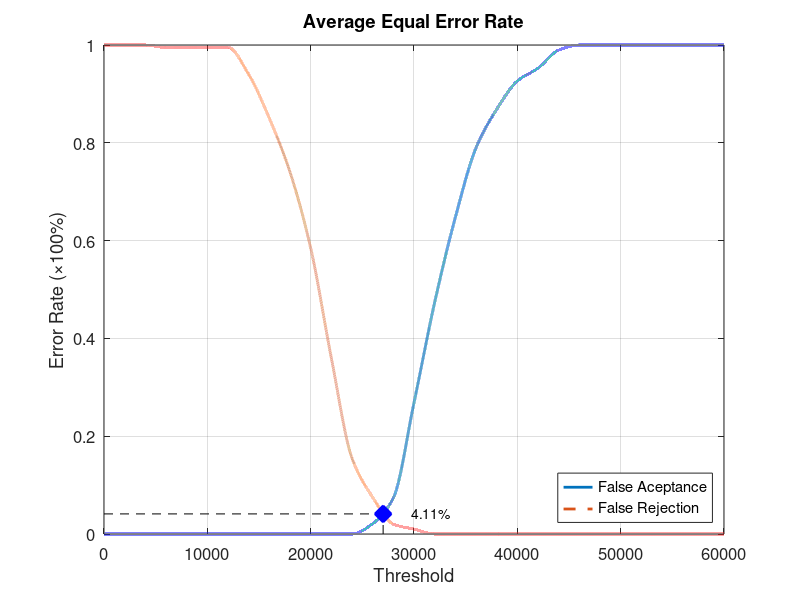
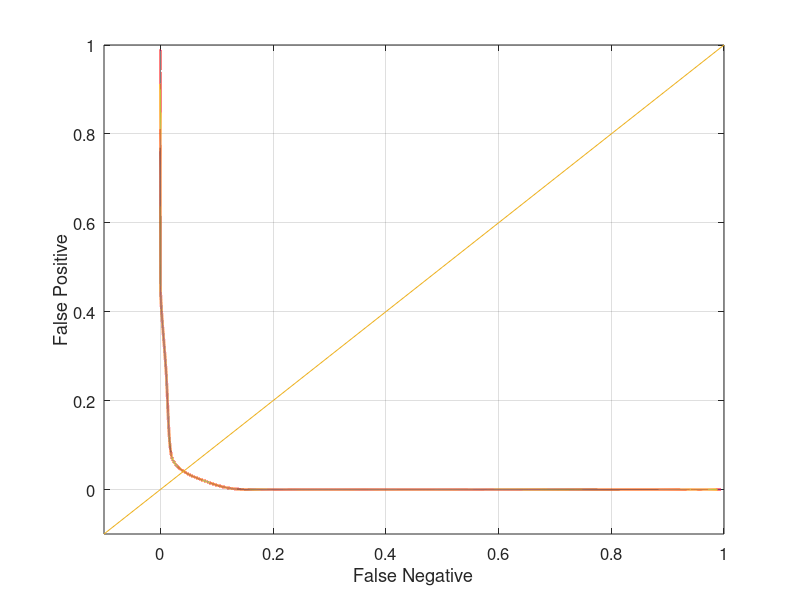

MATLAB code for these plots, in order:
function yEER = Database4_4
close all;
clear;
clc;
x = 0:2000:60000;
xq = 0:0.5:60000;

y0 = [0 0 0 0 0 0 0 0 0 0 0 0 0 0.0210526 0.0736842 0.268421 0.473684 0.647368 0.789474 0.868421 0.926316 0.952632 0.989474 1 1 1 1 1 1 1 1];
yy0 = interp1(x, y0, xq, 'pchip');
y1 = [1 1 1 0.995 0.995 0.995 0.995 0.94 0.85 0.74 0.585 0.36 0.155 0.075 0.02 0.01 0 0 0 0 0 0 0 0 0 0 0 0 0 0 0];
yy1 = interp1(x, y1, xq, 'pchip');

% Calculating EER: 
y2 = abs(y0 - y1);
find(y2 == min(y2))
yy2 = abs(yy0 - yy1);
xEER = find(yy2 == min(yy2));
xEERIndex = xq(xEER) % X-axis EER
yEER = yy0(xEER) % Y-axis EER

main = figure
plot(xq, yy0,'-','LineWidth', 2);	hold on
plot(xq, yy1,'--','LineWidth', 2);	hold on
plot([xEERIndex xEERIndex], [0 yEER], 'k--');	hold on
plot([0 xEERIndex], [yEER yEER], 'k--');	hold on
plot(xEERIndex, yEER, 'bx', 'LineWidth', 10);	hold on
text(xEERIndex + 10 * xEERIndex / 100, yEER, [num2str(round((10000 * yEER)) / 100) '%'])
legend('False Aceptance', 'False Rejection', 'Location', 'SouthEast')
xlabel('Threshold')
ylabel('Error Rate (\times100%)')
title('Average Equal Error Rate')
set(gca, 'FontSize', 12)
axis([0 60000 0 1])
grid on

print(main, 'Database4_4Main', '-dpng');
FNRxFPR = figure('Color', [1 1 1]);
plot(yy1, yy0, '-', yy1, yy0, 'LineWidth', 2);
hold on
y = -0.1:0.1:1
plot(y, y); 
set(gca, 'FontSize', 12)
xlabel('False Negative')
ylabel('False Positive')
axis([-0.1 1 -0.1 1])
set(gca, 'FontSize', 12)
grid on

print(FNRxFPR, 'Database4_4FNRxFPR','-dpng');
end
